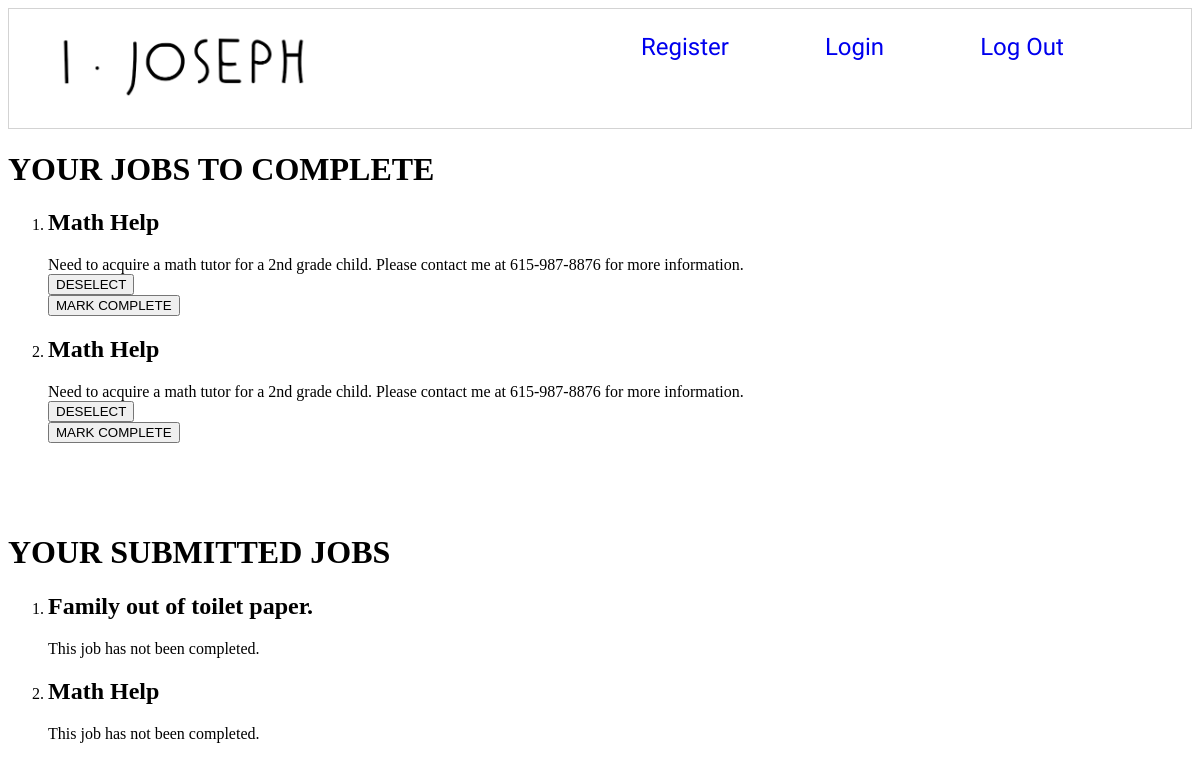
/yourjobs/ (signed in), run on an earlier commit of the app's database.
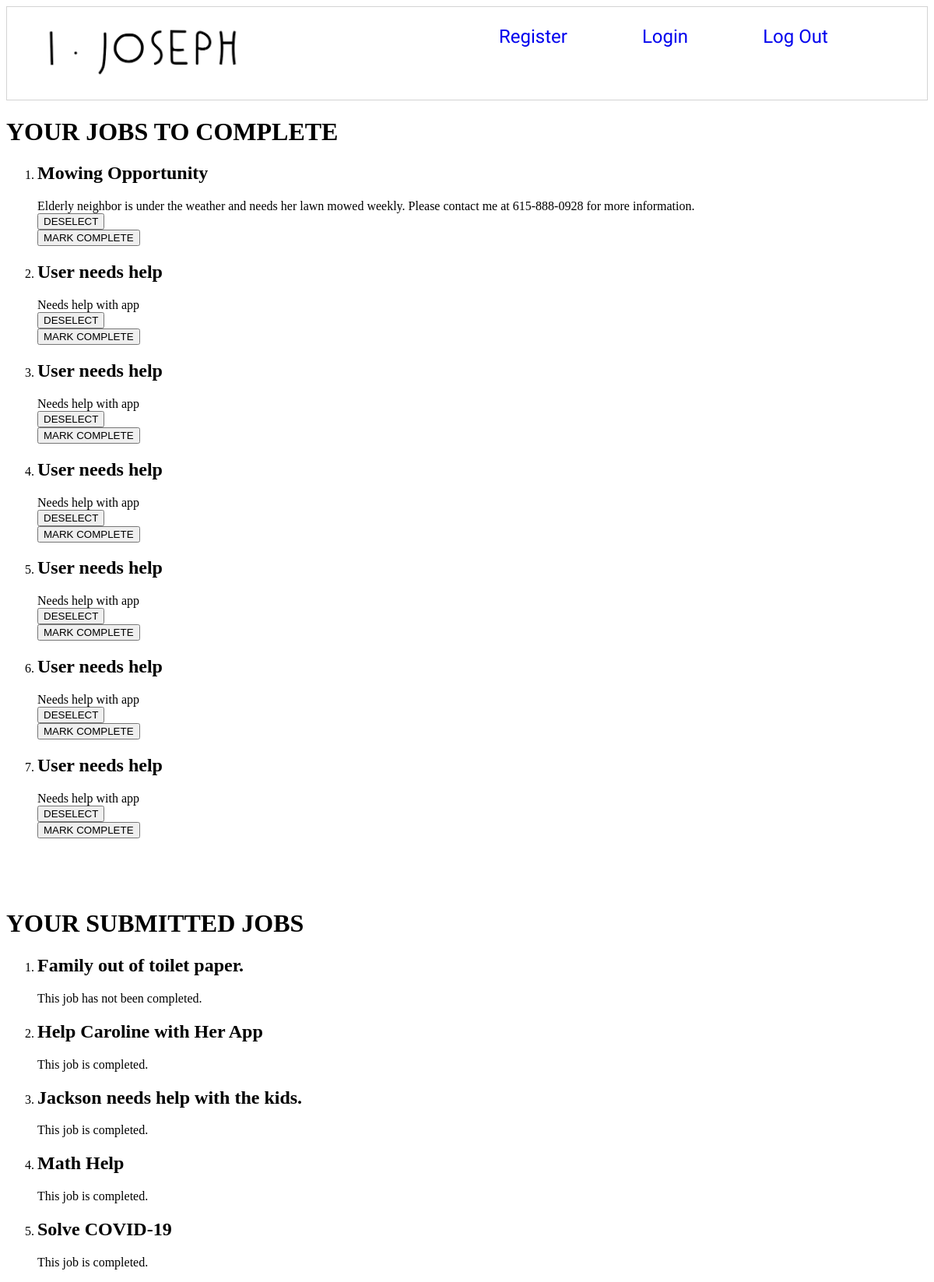
And on a later commit of the database.
### ijosephapp/models/job.py (models this page shows, shortened)
class Job(models.Model):
    title = models.CharField(max_length=50)
    category = models.ForeignKey(JobCategory, on_delete=models.DO_NOTHING)
    location = models.CharField(max_length=20)
    description = models.CharField(max_length=255)
    isCompleted = models.BooleanField()
    createdAt = models.DateTimeField(auto_now_add=True)
    user = models.ForeignKey(User, on_delete=models.CASCADE)
    class Meta:
        ordering = ("title",)

### ijosephapp/views/userjob/yourjobs_list.py (the view, shortened to what this page needs)
# urls.py: path('yourjobs/', yourjobs_list, name='yourjob'),
@login_required
def yourjobs_list(request):
    if request.method == 'GET':
        user = request.user.id
        yourjobs = UserJob.objects.filter(user_id=user)
        yoursubmittedjobs = Job.objects.filter(user=user)
        checkedout_jobs = []
        for yourjob in yourjobs:
            tempId = yourjob.job_id
            tempObject = Job.objects.filter(id=tempId).first()
            print('debug me: ' + tempObject.title)
            checkedout_jobs.append(tempObject)
        template = 'userjob/yourjobs_list.html'
        context = {
            'yourjobs': yourjobs,
            'yoursubmittedjobs': yoursubmittedjobs,
            'checkedout_jobs': checkedout_jobs
        }
        return render(request, template, context)
    return redirect(reverse('ijosephapp:yourjob'))

### ijosephapp/templates/userjob/yourjobs_list.html (shortened to what this page needs)
{% extends 'shared/base.html' %}
{% block content %}
{% load static %}
<!DOCTYPE html>
<html>
  <head>
  </head>
  <body>
    <h1>YOUR JOBS TO COMPLETE</h1>
    <ol class="jobs">
    {%for selectedjob in checkedout_jobs%}
      {% if selectedjob.isCompleted == False %}
        <li>
          <h2> {{ selectedjob.title}} </h2>
          <b1> {{ selectedjob.description}}<b1>
        </li>
        <button>DESELECT</button>
      <form action="{% url 'ijosephapp:yourjob' %}" method="post">
            <button value="MarkComplete" type="submit">MARK COMPLETE</button>
      </form>
      {% endif %}
    {% endfor %}
    </ol>
    <br />
    <br />
    <br />
   <h1>YOUR SUBMITTED JOBS</h1>
    <ol class="jobs">
    {%for submittedjob in yoursubmittedjobs %}
        <li>
          <h2> {{ submittedjob.title}} </h2>
      {% if submittedjob.isCompleted == False  %}
          <b1> This job has not been completed. <b1>
          {% else %}
          <b1> This job is completed. </b1>
      {% endif %}
        </li>
    {% endfor %}
    </ol>
  </body>
</html>
{% endblock %}

What changed in the data, as far as the page shows it:
no longer on one of the page's lists (row edited): Job: title "Math Help", description "Need to acquire a math tutor for a 2nd grade child. Please contact me at 615-987-8876 for more information."
now on this page (row unchanged): Job: title "Mowing Opportunity", description "Elderly neighbor is under the weather and needs her lawn mowed weekly. Please contact me at 615-888-0928 for more information.", shown under "YOUR JOBS TO COMPLETE"
added Job: title "User needs help", description "Needs help with app", shown under "YOUR JOBS TO COMPLETE"
added Job: title "Help Caroline with Her App", isCompleted "This job is completed.", shown under "YOUR SUBMITTED JOBS"
added Job: title "Jackson needs help with the kids.", isCompleted "This job is completed.", shown under "YOUR SUBMITTED JOBS"
changed Job "Math Help": isCompleted "This job has not been completed." → "This job is completed."
added Job: title "Solve COVID-19", isCompleted "This job is completed.", shown under "YOUR SUBMITTED JOBS"
